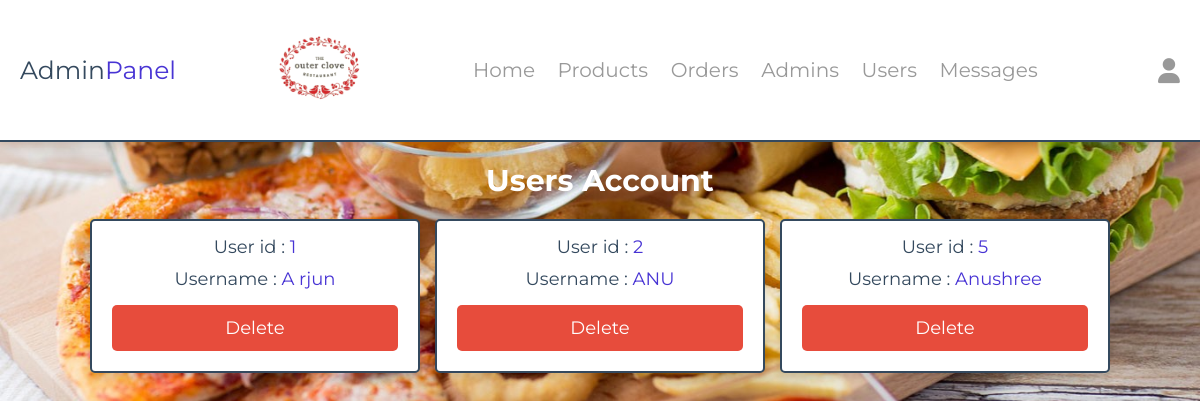
/admin/users_accounts.php (signed in), run on the app's committed database.
### tables this page shows
CREATE TABLE `users` (
  `id` int(100) NOT NULL,
  `name` varchar(20) NOT NULL,
  `email` varchar(50) NOT NULL,
  `number` varchar(10) NOT NULL,
  `password` varchar(50) NOT NULL,
  `address` varchar(500) NOT NULL
);

### admin/users_accounts.php (the view, shortened to what this page needs)
<?php
include '../components/connect.php';
?>
<!DOCTYPE html>
<html lang="en">
<head>
   <link rel="stylesheet" href="https://cdnjs.cloudflare.com/ajax/libs/font-awesome/6.1.1/css/all.min.css">
   <link rel="stylesheet" href="../css/admin_style.css">
</head>
<body style="background-image: url('images/2016_09_29_12990_1475116504._large.jpg'); background-size: cover; background-position: center; background-repeat: no-repeat;">
<?php include '../components/admin_header.php' ?>
<section class="accounts">
   <h1 class="heading">Users Account</h1>
   <div class="box-container">
   <?php
      $select_account = $conn->prepare("SELECT * FROM `users`");
      $select_account->execute();
      if($select_account->rowCount() > 0){
         while($fetch_accounts = $select_account->fetch(PDO::FETCH_ASSOC)){
   ?>
   <div class="box">
      <p> User id : <span><?= $fetch_accounts['id']; ?></span> </p>
      <p> Username : <span><?= $fetch_accounts['name']; ?></span> </p>
      <a href="users_accounts.php?delete=<?= $fetch_accounts['id']; ?>" class="delete-btn" onclick="return confirm('delete this account?');">delete</a>
   </div>
   <?php
      }
   }else{
      echo '<p class="empty">No accounts available</p>';
   }
   ?>
   </div>
</section>
</body>
</html>

### css/admin_style.css (style rules this page uses)
:root { --main-color: #4834d4; --red: #e74c3c; --orange: #f39c12; --black: #34495e; --white: #fff; --light-bg: #f5f5f5; --light-color: #999; --border: .2rem solid var(--black); --box-shadow: 0 .5rem 1rem rgba(0, 0, 0, .1); }
* { font-family: 'Montserrat', sans-serif; margin: 0; padding: 0; box-sizing: border-box; text-decoration: none; outline: none; border: none; }
html { font-size: 62.5%; overflow-x: hidden; }
body { background-color: var(--light-bg); }
section { max-width: 1200px; margin: 0 auto; padding: 2rem; }
.btn, .delete-btn, .option-btn { display: block; margin-top: 1rem; border-radius: .5rem; cursor: pointer; width: 100%; font-size: 1.8rem; color: var(--white); padding: 1.2rem 3rem; text-transform: capitalize; text-align: center; }
.delete-btn { background-color: var(--red); }
.heading { text-align: center; margin-bottom: 2rem; text-transform: capitalize; color: #ffffff; font-size: 3rem; }
.accounts .box-container { display: grid; grid-template-columns: repeat(auto-fit, 33rem); gap: 1.5rem; justify-content: center; align-items: flex-start; }
.accounts .box-container .box { background-color: var(--white); border-radius: .5rem; box-shadow: var(--box-shadow); border: var(--border); padding: 2rem; padding-top: 1rem; text-align: center; }
.accounts .box-container .box p { padding: .5rem 0; font-size: 1.8rem; color: var(--black); }
.accounts .box-container .box p span { color: var(--main-color); }

### data on the page
users: id "1", name "A rjun"
users: id "2", name "ANU"
users: id "5", name "Anushree"
